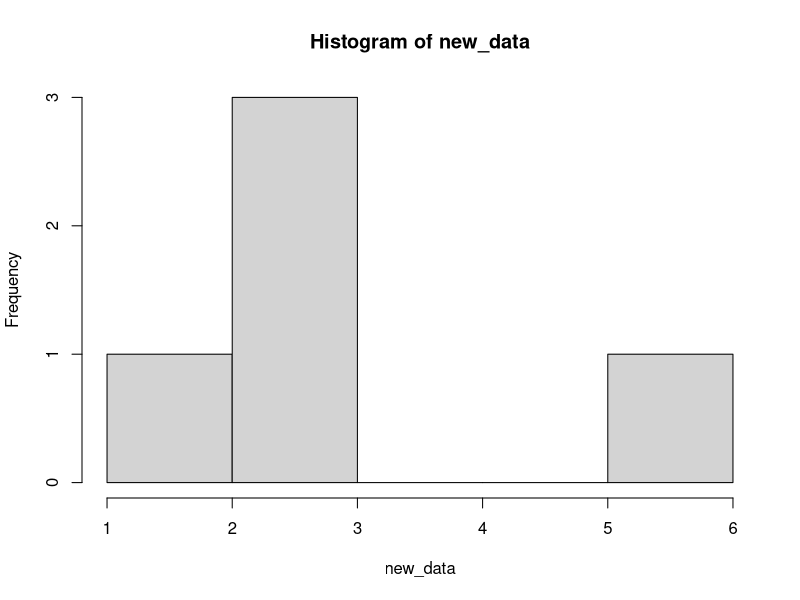
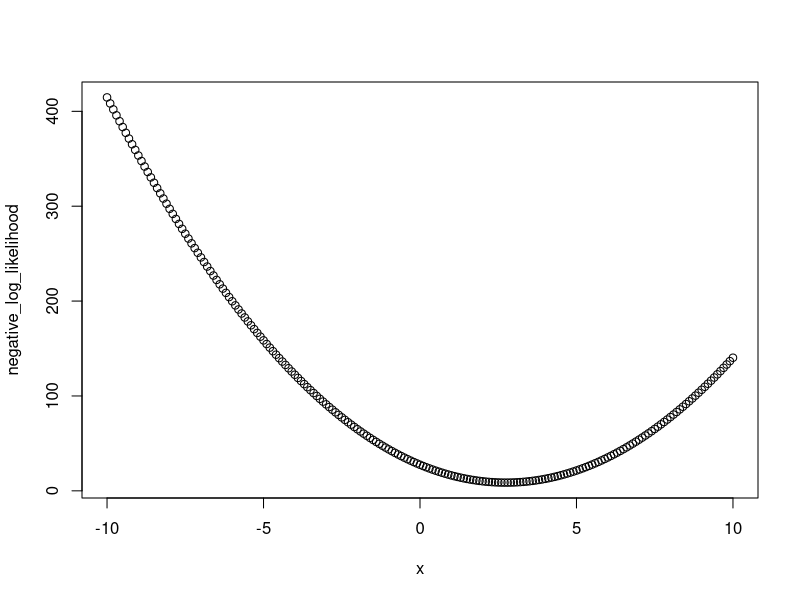
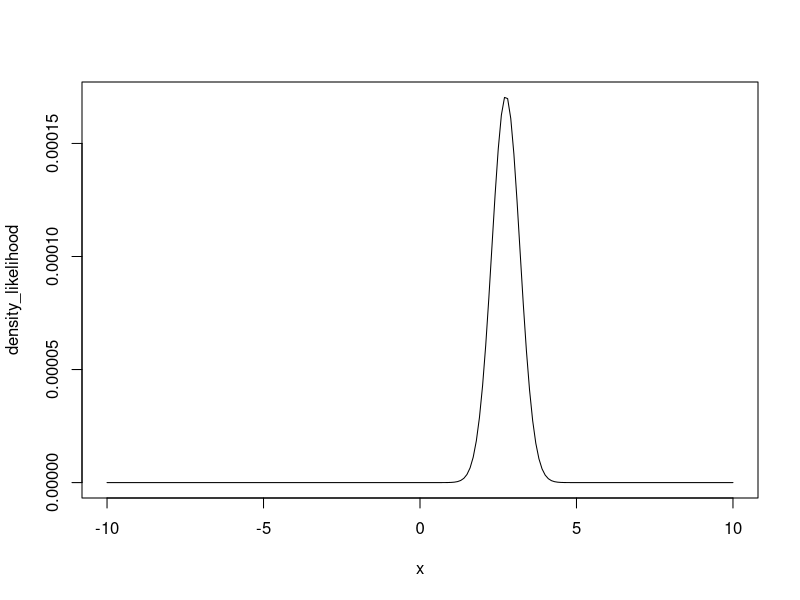
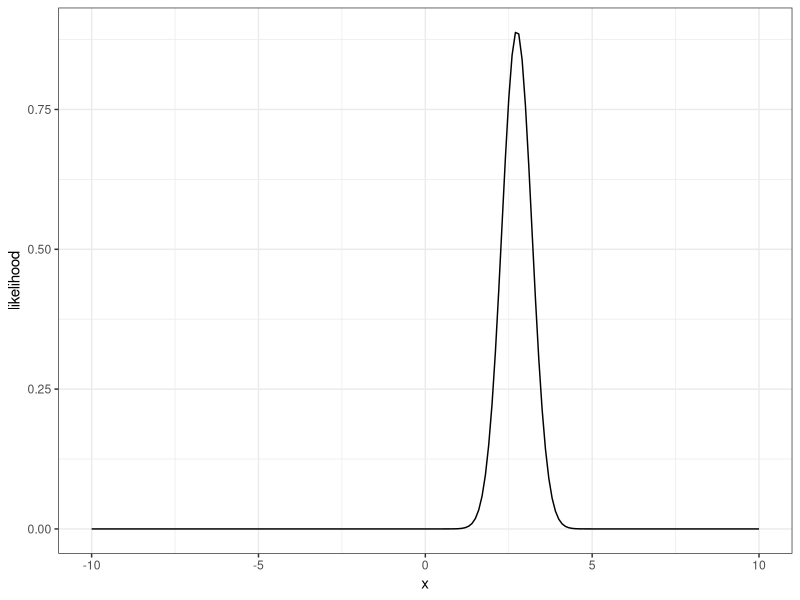
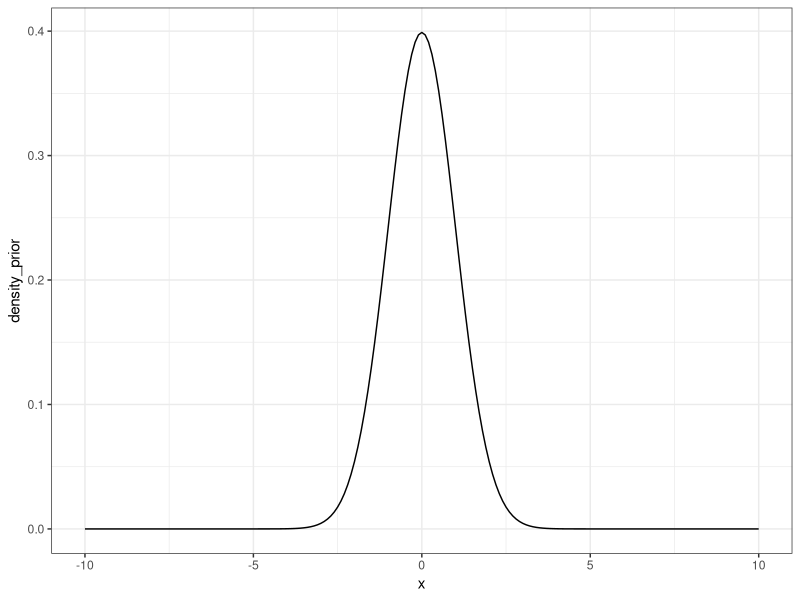
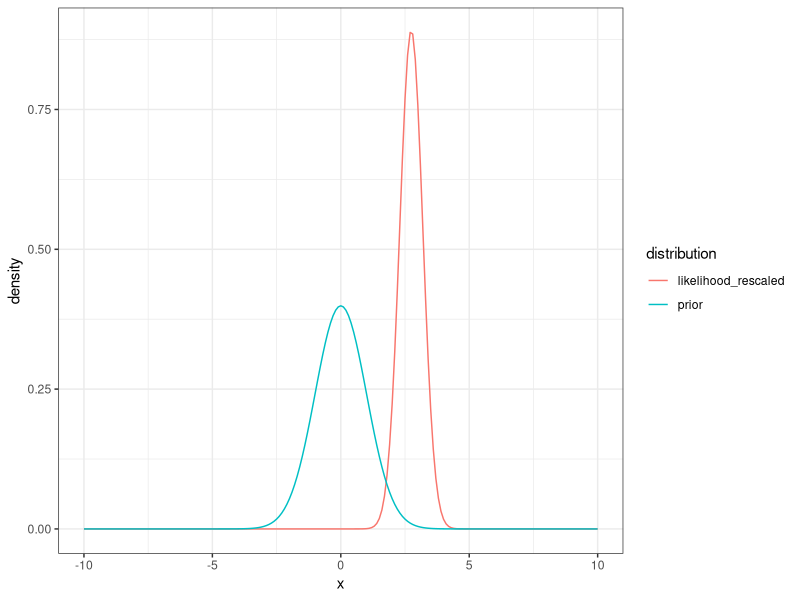
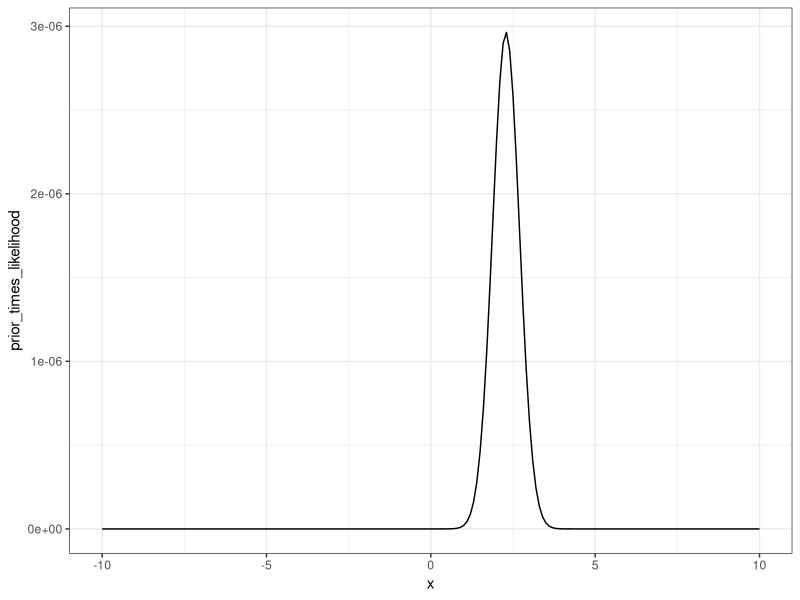
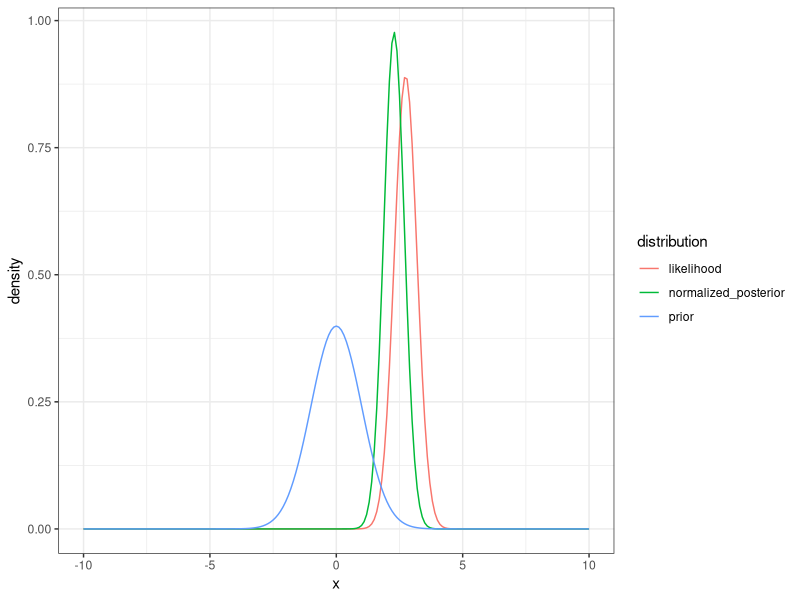

These charts were generated, in order, by the following R code:
## ---- chunk 1
#| echo: FALSE
#| message: FALSE
library(tidyverse)
library(patchwork)
## ---- chunk 2
num_data_points <- 5

mean_data <- 3.0
sd_data <- 1.0

new_data <- rnorm(num_data_points, mean = mean_data, sd = sd_data)
hist(new_data)
## ---- chunk 3
#DATA MODEL
delta_x <- 0.1
x <- seq(-10,10, delta_x)
negative_log_likelihood <- rep(NA,length(x))
for(i in 1:length(x)){
  negative_log_likelihood[i] <- -sum(dnorm(new_data, mean = x[i], sd = 1, log = TRUE))
}

plot(x, negative_log_likelihood)
## ---- chunk 4
density_likelihood <- exp(-negative_log_likelihood)
plot(x, density_likelihood, type = "l")

## ---- chunk 5
likelihood_area_under_curve <- sum(density_likelihood * delta_x) #Width * Height
density_likelihood_rescaled <- density_likelihood/likelihood_area_under_curve
## ---- chunk 6
d <- tibble(x = x,
            likelihood = density_likelihood_rescaled)
ggplot(d, aes(x = x, y = likelihood)) +
  geom_line() +
  theme_bw()

## ---- chunk 7
mean_prior <- 0
sd_prior <- 1.0

#Priors
density_prior <- dnorm(x, mean = mean_prior, sd = sd_prior)
d <- tibble(x = x,
            density_prior = density_prior)
ggplot(d, aes(x = x, y = density_prior)) +
  geom_line()  +
  theme_bw()
## ---- chunk 8
tibble(x = x,
            prior = density_prior,
            likelihood_rescaled = density_likelihood_rescaled) %>% 
  pivot_longer(cols = -x, names_to = "distribution", values_to = "density") %>% 
  mutate(distribution = factor(distribution)) %>% 
  ggplot(aes(x = x, y = density, color = distribution)) +
  geom_line()  +
  theme_bw()

## ---- chunk 9
prior_times_likelihood <- density_prior * density_likelihood
d <- tibble(x = x,
            prior_times_likelihood = prior_times_likelihood)
ggplot(d, aes(x = x, y = prior_times_likelihood)) +
  geom_line()  +
  theme_bw()
## ---- chunk 10
area_under_curve <- sum(prior_times_likelihood * delta_x)  #sum(Width * Height) = total probability of the data given all possible values of the parameter
normalized_posterior <- prior_times_likelihood / area_under_curve

paste0("the probablity of the data is (i.e., area under likelihood x prior curve): ", area_under_curve)
## ---- chunk 11
tibble(x = x,
       prior = density_prior,
       likelihood = density_likelihood_rescaled,
       normalized_posterior = normalized_posterior) %>% 
  pivot_longer(cols = -x, names_to = "distribution", values_to = "density") %>% 
  mutate(distribution = factor(distribution)) %>% 
  ggplot(aes(x = x, y = density, color = distribution)) +
  geom_line()  +
  theme_bw()
## ---- chunk 12
explore_senstivity <- function(num_data_points, mean_data, sd_data, mean_prior, sd_prior, title){

new_data <- rnorm(num_data_points, mean_data, sd_data)
delta_x <- 0.1
x <- seq(-5,5, delta_x)
negative_log_likelihood <- rep(NA,length(x))

#DATA MODEL
for(i in 1:length(x)){
  #Process model is that mean = x
  negative_log_likelihood[i] <- -sum(dnorm(new_data, mean = x[i], sd = 1, log = TRUE))
}

density_likelihood <- exp(-negative_log_likelihood)
likelihood_area_under_curve <- sum(density_likelihood * delta_x) #Width * Height
density_likelihood_rescaled <- density_likelihood/likelihood_area_under_curve

#Prior
density_prior <- dnorm(x, mean = mean_prior, sd = sd_prior)

#Prior x Likelihood
prior_times_likelihood <- density_prior * density_likelihood
area_under_curve <- sum(prior_times_likelihood * delta_x) #Width * Height
normalized_posterior <- prior_times_likelihood / area_under_curve

p <- tibble(x = x,
       prior = density_prior,
       likelihood = density_likelihood_rescaled,
       normalized_posterior = normalized_posterior) %>% 
  pivot_longer(cols = -x, names_to = "distribution", values_to = "density") %>% 
  mutate(distribution = factor(distribution)) %>% 
  ggplot(aes(x = x, y = density, color = distribution)) +
  geom_line() +
  labs(title = title)  +
  theme_bw()
return(p)
}
## ---- chunk 13
#Baseline
p1 <- explore_senstivity(num_data_points = 5,
                        mean_data = 3,
                        sd_data = 2,
                        mean_prior = 0,
                        sd_prior = 1.0,
                        title = "Baseline")

#Increase confidence in prior
p2 <- explore_senstivity(num_data_points = 5,
                        mean_data = 3,
                        sd_data = 2,
                        mean_prior = 0,
                        sd_prior = 0.1,
                        title = "Increase confidence in prior")

#Increase number of data points
p3 <- explore_senstivity(num_data_points = 50,
                        mean_data = 3,
                        sd_data = 2,
                        mean_prior = 0,
                        sd_prior = 1.0,
                        title = "Increase data")

#Make likelihood mean closer to prior
p4 <- explore_senstivity(num_data_points = 5,
                        mean_data = 0,
                        sd_data = 2,
                        mean_prior = 0,
                        sd_prior = 1.0,
                        title = "Make likelihood mean closer to prior")
(p1 / p2) | (p3 / p4) 


## ---- chunk 14
set.seed(100)
num_data_points <- 10
par1_true <- 3
sd_data <- 0.5
x <- runif(num_data_points, 0, 10)
par_true <- c(par1_true, 0.5)
y_true <- par_true[1] * (x / (x + par_true[2]))
y <- rnorm(length(y_true), mean = y_true, sd = sd_data)
plot(x, y, ylim = c(0, par1_true + 2))
## ---- chunk 15
mean_prior <- 1.0
sd_prior <- 0.5
## ---- chunk 16
delta_par1 <- 0.1
par1 <- seq(-3,10, delta_par1)
negative_log_likelihood <- rep(NA,length(par1))
for(i in 1:length(par1)){
  #Process model
  pred <- par1[i] * (x / (x + par_true[2]))
  #Data model
  negative_log_likelihood[i] <- -sum(dnorm(y, mean = pred, sd = sd_data, log = TRUE))
}

density_likelihood <- exp(-negative_log_likelihood)
likelihood_area_under_curve <- sum(density_likelihood * delta_par1) #Width * Height
density_likelihood_rescaled <- density_likelihood/likelihood_area_under_curve

#Priors
density_prior <- dnorm(par1, mean = mean_prior, sd = sd_prior)
prior_times_likelihood <- density_prior * density_likelihood
area_under_curve <- sum(prior_times_likelihood * delta_par1) #Width * Height
normalized_posterior <- prior_times_likelihood / area_under_curve

tibble(par1 = par1,
       prior = density_prior,
       likelihood = density_likelihood_rescaled,
       normalized_posterior = normalized_posterior) %>% 
  pivot_longer(cols = -par1, names_to = "distribution", values_to = "density") %>% 
  mutate(distribution = factor(distribution)) %>% 
  ggplot(aes(x = par1, y = density, color = distribution)) +
  geom_line()  +
  theme_bw()

## ---- chunk 17
par1_mle <- par1[which.max(density_likelihood)]
par1_post <- par1[which.max(normalized_posterior)]

d <- tibble(x = seq(0,10, 0.1),
            prior = mean_prior * (x / (x + par_true[2])),
            likelihood = par1_mle * (x / (x + par_true[2])),
            posterior = par1_post * (x / (x + par_true[2]))) %>% 
  pivot_longer(cols = -x, names_to = "distribution", values_to = "prediction") %>% 
  mutate(distribution = factor(distribution))
ggplot(d, aes(x = x, y = prediction, col = distribution)) +
  geom_line() +
  labs(y = "M-M model prediction (process model)")  +
  theme_bw()
## ---- chunk 18
num_data_points <- 10
par1_true <- 3
sd_data <- 0.5
x <- runif(num_data_points, 0, 10)
par_true <- c(par1_true, 0.5)
y_true <- par_true[1] * (x / (x + par_true[2]))
y <- rnorm(length(y_true), mean = y_true, sd = sd_data)
plot(x, y, ylim = c(0, par1_true + 2))
## ---- chunk 19
#Initialize chain
num_iter <- 5000
pars <- array(NA, dim = c(num_iter))
pars[1] <- 2
log_prob_current <- -10000000000
prob_current <- exp(log_prob_current)
jump <- 0.1

mean_prior <- 1.0
sd_prior <- 0.5

for(i in 2:num_iter){
  
  #Randomly select new parameter values
  proposed_pars <- rnorm(1, pars[i - 1], jump)
  
    
  #PRIORS: how likely is the proposed value given the prior distribution?
  prior <- dnorm(proposed_pars, mean = mean_prior, sd = sd_prior)

  #PROCESS MODEL: Use new parameter values in the process model
  pred <- proposed_pars * (x / (x + par_true[2]))

  #DATA MODEL: how likely is the data given the proposed parameter?
  #We are multiplying here
  likelihood <- prod(dnorm(y, mean = pred, sd = sd_data))
  
  #Combine the prior and likelihood
  #remember that you multiply probabilities which mean you can add log(probability)
  prob_proposed <- prior * likelihood
  
  z <- (prob_proposed/prob_current)
  
  #Now pick a random number between 0 and 1
  r <- runif(1, 0, 1)
  
  #If z > r then accept the new parameters
  #Note: this will always happen if the new parameters are more likely than
  #the old parameters z > 1 means than z is always > r no matter what value of
  #r is chosen.  However it will accept worse parameter sets (P_new is less
  #likely then P_old - i.e., z < 1) in proportion to how much worse it is
  #For example: if z = 0.9 and then any random number drawn by runif that is
  #less than 0.90 will result in accepting the worse values (i.e., the slightly
  #worse values will be accepted a lot of the time).  In contrast, if z = 0.01
  #(i.e., the new parameters are much much worse), then they can still be accepted
  #but much more rarely because random r values of < 0.1 occur more rarely
  if(z > r){
    pars[i] <- proposed_pars
    prob_current <- prob_proposed
  }else{
    pars[i] <- pars[i - 1]
    prob_current <- prob_current #this calculation isn't necessary but is here to show you the logic
  }
}
## ---- chunk 20
#| warning: FALSE
d <- tibble(iter = 1:num_iter,
       par1 = pars)

p1 <-  ggplot(d, aes(x = iter, y = par1)) +
  geom_line()  +
  theme_bw()

p2 <- ggplot(d, aes(x = par1)) +
  geom_histogram() +
  theme_bw()

p1 | p2
## ---- chunk 21
#| warning: FALSE

nburn <- 100
d_burn <- tibble(iter = nburn:num_iter,
       par1 = pars[nburn:num_iter])

p1 <-  ggplot(d_burn, aes(x = iter, y = par1)) +
  geom_line() +
  theme_bw()

p2 <- ggplot(d_burn, aes(x = par1)) +
  geom_histogram() +
  theme_bw()

p1 | p2
## ---- chunk 22
par_post_burn <- pars[nburn:num_iter]

#Mean
mean(par_post_burn)
#sd
sd(par_post_burn)
#Quantiles
quantile(par_post_burn, c(0.025, 0.5,0.975))
## ---- chunk 23
num_samples <- 100
sample_index <- sample(x = 1:length(par_post_burn), size = num_samples, replace = TRUE)
random_draws <- par_post_burn[sample_index]
hist(random_draws)
## ---- chunk 24
num_samples <- 1000
x_new = x
pred_posterior_mean <- matrix(NA, num_samples, length(x_new))   # storage for all simulations
y_posterior <- matrix(NA, num_samples, length(x_new)) 

for(i in 1:num_samples){
  sample_index <- sample(x = 1:length(pars), size = 1, replace = TRUE)
  pred_posterior_mean[i, ] <- pars[sample_index] * (x_new / (x_new + par_true[2]))
  y_posterior[i, ] <- rnorm(length(x_new), pred_posterior_mean[i, ], sd = sd_data)
  
}
n.stats.y <- apply(y_posterior, 2, quantile, c(0.025, 0.5, 0.975))
n.stats.y.mean <- apply(y_posterior, 2, mean)

n.stats.mean <- apply(pred_posterior_mean, 2, quantile, c(0.025, 0.5, 0.975))

d <- tibble(x = x_new,
            median = n.stats.y.mean,
            lower95_y = n.stats.y[1, ],
            upper95_y = n.stats.y[3, ],
            lower95_mean = n.stats.mean[1, ],
            upper95_mean = n.stats.mean[3, ],
            obs = y)

ggplot(d, aes(x = x)) +
  geom_ribbon(aes(ymin = lower95_y, ymax = upper95_y), fill = "lightblue", alpha = 0.5) +
    geom_ribbon(aes(ymin = lower95_mean, ymax = upper95_mean), fill = "pink", alpha = 0.5) +
  geom_line(aes(y = median)) +
  geom_point(aes(y = obs)) +
  labs(y = "M-M Prediction")  +
  theme_bw()

## ---- chunk 25
#| warning: FALSE

library(tidyverse)
library(patchwork)

#Build fake dataset
set.seed(100)
num_data_points <- 200
sd_data <- 0.25
par_true <- c(3, 0.5)
x <- runif(num_data_points, 0, 10)
y_true <- par_true[1] * (x / (x + par_true[2]))
y <- rnorm(length(y_true), mean = y_true, sd = sd_data)
plot(x, y, ylim = c(0, par_true[1] + 2))
## ---- chunk 26
#Set MCMC Configuration
num_iter <- 2000
num_pars <- 2
jump <- c(0.05, 0.05)

#Initialize chain
pars <- array(NA, dim = c(num_pars, num_iter))
pars[1, 1] <- 2
pars[2, 1] <- 1
log_likelihood_prior_current <- -10000000000

for(i in 2:num_iter){
  
  #Loop through parameter value
  
  for(j in 1:num_pars){
      #Randomly select new parameter values
    proposed_pars <- pars[, i - 1]
    proposed_pars[j] <- rnorm(1, mean = pars[j, i - 1], sd = jump[j])
    
    ##########################
    # PRIORS
    #########################
    #(remember that you multiply probabilities which mean you can add log(probability))
    log_prior <- dunif(proposed_pars[1], min = 0, max = 10, log = TRUE) + 
      dunif(proposed_pars[2], min = 0, max = 100, log = TRUE)
    
    #Likelihood.  
    #You could use:
    # pred <- process_model(x, pars = proposed_pars)
    # log_likelihood <- sum(dnorm(new_data, mean = pred, sd = sd_data, log = TRUE)
    # but we are looping here because it transitions well to the next section of the course
    log_likelihood <- rep(NA, length(x))
    pred <- rep(NA, length(x))
    for(m in 1:length(x)){
      ##########################
      # PROCESS MODEL
      #########################
      pred[m] <- proposed_pars[1] * (x[m] / (x[m] + proposed_pars[2]))
      ##########################
      # DATA MODEL
      #########################
      log_likelihood[m] <- dnorm(y[m], mean = pred[m], sd = sd_data, log = TRUE)
    }
    #Remember that you multiply probabilities which mean you can add log(probability)
    #Hence the use of sum
    log_likelihood <- sum(log_likelihood)
    
    ############################
    ###  PRIOR x LIKELIHOOD
    ############################
    #Combine the prior and likelihood
    #remember that you multiply probabilities which means you can add log(probability)
    log_likelihood_prior_proposed <- log_prior + log_likelihood
    
    #We want the ratio of new / old but since it is in log space we first
    #take the difference of the logs: log(new/old) = log(new) - log(old) 
    # and then take out of log space exp(log(new) - log(old))
    z <- exp(log_likelihood_prior_proposed - log_likelihood_prior_current)
    
    #Now pick a random number between 0 and 1
    r <- runif(1, min = 0, max = 1)
    #If z > r then accept the new parameters
    #Note: this will always happen if the new parameters are more likely than
    #the old parameters z > 1 means than z is always > r no matter what value of
    #r is chosen.  However it will accept worse parameter sets (P_new is less
    #likely then P_old - i.e., z < 1) in proportion to how much worse it is
    #For example: if z = 0.9 and then any random number drawn by runif that is
    #less than 0.90 will result in accepting the worse values (i.e., the slightly
    #worse values will be accepted a lot of the time).  In contrast, if z = 0.01
    #(i.e., the new parameters are much much worse), then they can still be accepted
    #but much more rarely because random r values of < 0.1 occur more rarely
    if(log(z) > log(r)){
      pars[j, i] <- proposed_pars[j]
      log_likelihood_prior_current <- log_likelihood_prior_proposed
    }else{
      pars[j, i] <- pars[j, i - 1]
      log_likelihood_prior_current <- log_likelihood_prior_current #this calculation isn't necessary but is here to show you the logic
    }
  }
}

## ---- chunk 27
#| warning: FALSE

d <- tibble(iter = 1:num_iter,
            par1 = pars[1, ],
            par2 = pars[2, ]) %>%
  pivot_longer(-iter, values_to = "value", names_to = "parameter")

p1 <- ggplot(d, aes(x = iter, y = value)) +
  geom_line() +
  facet_wrap(~parameter, scales = "free") +
  theme_bw()

p2 <- ggplot(d, aes(x = value)) +
  geom_histogram() +
  facet_wrap(~parameter, scales = "free") +
  theme_bw()

p1 / p2
## ---- chunk 28


## ---- chunk 29


## ---- chunk 30


## ---- chunk 31


## ---- chunk 32


## ---- chunk 33


## ---- chunk 34
